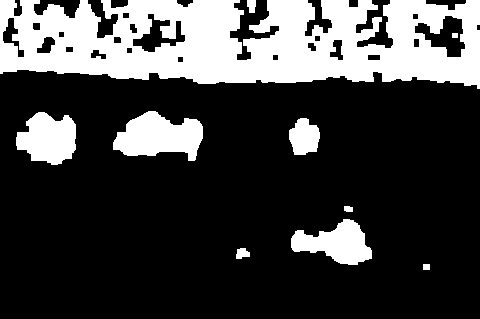
//> input picture src/ApplicationProgrammingCookbook_2nd/images/binaryGroup.bmp, 480 x 319 px
$ ./blobs   (built with g++ and OpenCV 4)
//> lines starting //> are read from the running program, lines starting //| are printed output that depends on the picture; after the words box and inside, x2 and y2 are one past the last pixel; in counts of white or black regions, pixels touching at a corner belong together
### src/ApplicationProgrammingCookbook_2nd/Ch07/include/Config.h
// Preprocessor directives to set variables from values in the CMakeLists.txt files
#define DATA_FOLDER "D:/git/ocv2.4.10_app/src/ApplicationProgrammingCookbook_2nd/Ch07/../data"
#define TRAIN_FOLDER "D:/git/ocv2.4.10_app/src/ApplicationProgrammingCookbook_2nd/Ch07/../train_images"
#define IMAGE_FOLDER "D:/git/ocv2.4.10_app/src/ApplicationProgrammingCookbook_2nd/Ch07/../images"
#define TEMPLATE_FOLDER "D:/git/ocv2.4.10_app/src/ApplicationProgrammingCookbook_2nd/Ch07/../templates"

### src/ApplicationProgrammingCookbook_2nd/Ch07/blobs.cpp
// [17 lines of licence text are left out]

#include <iostream>
#include <vector>
#include <opencv2/core/core.hpp>
#include <opencv2/imgproc/imgproc.hpp>
#include <opencv2/highgui/highgui.hpp>

#include "Config.h"

int main()
{
	// Read input binary image
	cv::Mat image= cv::imread(IMAGE_FOLDER "/binaryGroup.bmp",0);
//> image: 319 rows x 480 cols, CV_8UC1; 25.7% white; 10 white regions
	if (!image.data)
		return 0;

	cv::namedWindow("Binary Image");
	cv::imshow("Binary Image",image);

	// Get the contours of the connected components
    std::vector<std::vector<cv::Point> > contours;
	cv::findContours(image,
		contours, // a vector of contours
		CV_RETR_EXTERNAL, // retrieve the external contours
		CV_CHAIN_APPROX_NONE); // retrieve all pixels of each contours
//> contours = 9 contours; largest, box (x1, y1, x2, y2) and area: (0, 0, 480, 89) 32868, (113, 111, 203, 161) 2824, (16, 112, 76, 165) 2204, (291, 219, 372, 265) 2044, (289, 118, 320, 155) 804

	// Print contours' length
	std::cout << "Contours: " << contours.size() << std::endl;
//| Contours: 9
    std::vector<std::vector<cv::Point> >::const_iterator itContours= contours.begin();
	for ( ; itContours!=contours.end(); ++itContours) {

		std::cout << "Size: " << itContours->size() << std::endl;
	}
//> this loop made 9 passes
//| Size: 22
//| Size: 41
//| Size: 220
//| Size: 24
//| Size: 111
//| Size: 197
//| Size: 245
//| Size: 38
//> (output is shown up to pass 8 of 9)

	// draw black contours on white image
	cv::Mat result(image.size(),CV_8U,cv::Scalar(255));
	cv::drawContours(result,contours,
		-1, // draw all contours
		cv::Scalar(0), // in black
		2); // with a thickness of 2
//> result: 319 rows x 480 cols, CV_8UC1; 94.3% white; 9 black regions

	cv::namedWindow("Contours");
	cv::imshow("Contours",result);

	// Eliminate too short or too long contours
	int cmin= 50;  // minimum contour length
	int cmax= 1000; // maximum contour length
    std::vector<std::vector<cv::Point> >::iterator itc= contours.begin();
	while (itc!=contours.end()) {

		if (itc->size() < cmin || itc->size() > cmax)
			itc= contours.erase(itc);
		else
			++itc;
	}
//> after the loop, contours = 4 contours; box (x1, y1, x2, y2) and area: (113, 111, 203, 161) 2824, (16, 112, 76, 165) 2204, (291, 219, 372, 265) 2044, (289, 118, 320, 155) 804

	// draw contours on the original image
	cv::Mat original= cv::imread(IMAGE_FOLDER "/group.jpg");
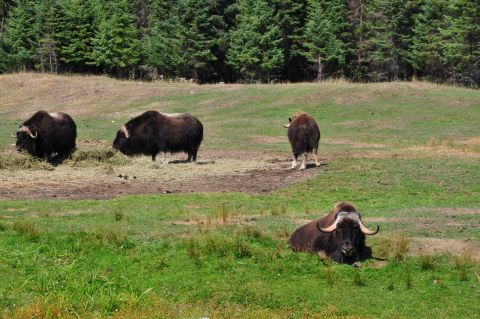
//> input picture src/ApplicationProgrammingCookbook_2nd/images/group.jpg, 480 x 319 px
//> original is the input picture: 319 rows x 480 cols, CV_8UC3; mean B, G, R 69.4, 113.6, 107.3
	// image is resize for book printing
	cv::resize(original, original, cv::Size(), 0.7, 0.7);
//> original: 223 rows x 336 cols, CV_8UC3

	cv::drawContours(original,contours,
		-1, // draw all contours
		cv::Scalar(255,255,255), // in white
		2); // with a thickness of 2
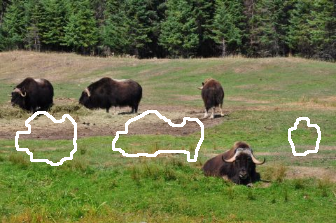
//> original: 223 rows x 336 cols, CV_8UC3; mean B, G, R 73.2, 116.4, 109.9

	cv::namedWindow("Contours on Animals");
	cv::imshow("Contours on Animals",original);

	// Let's now draw black contours on white image
	result.setTo(cv::Scalar(255));
//> result: 319 rows x 480 cols, CV_8UC1; every value is 255
	cv::drawContours(result,contours,
		-1, // draw all contours
		 0, // in black
		 1); // with a thickness of 1
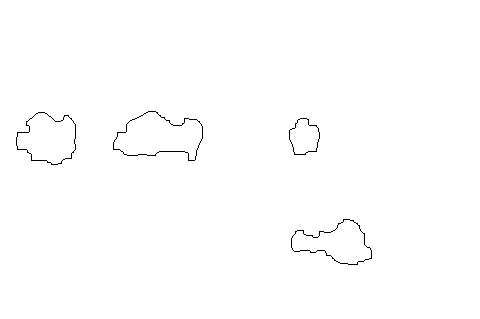
//> result: 319 rows x 480 cols, CV_8UC1; 99.5% white; black in thin lines or dots, all inside (x1, y1, x2, y2) = (16, 111, 372, 265)

	image= cv::imread(IMAGE_FOLDER "/binaryGroup.bmp",0);

	// testing the bounding box
	cv::Rect r0= cv::boundingRect(contours[0]);
//> r0 = Rect(291, 219, 81, 46)
	// draw the rectangle
	cv::rectangle(result,r0, 0, 2);

	// testing the enclosing circle
	float radius;
	cv::Point2f center;
	cv::minEnclosingCircle(contours[1],center,radius);
//> center = Point(302.9, 137); radius = 19.22
	// draw the cricle
    cv::circle(result,center,static_cast<int>(radius), 0, 2);

	// testing the approximate polygon
	std::vector<cv::Point> poly;
	cv::approxPolyDP(contours[2],poly,5,true);
//> poly = contour of 12 points, box (x1, y1, x2, y2) (17, 112, 76, 165), area 2194
	// draw the polygon
	cv::polylines(result, poly, true, 0, 2);

	std::cout << "Polygon size: " << poly.size() << std::endl;
//| Polygon size: 12

	// testing the convex hull
	std::vector<cv::Point> hull;
	cv::convexHull(contours[3],hull);
//> hull = contour of 16 points, box (x1, y1, x2, y2) (113, 111, 203, 161), area 3410
	// draw the polygon
	cv::polylines(result, hull, true, 0, 2);
//> result: 319 rows x 480 cols, CV_8UC1; 98.2% white; 4 black regions, box (x1, y1, x2, y2) and area: (290, 218, 373, 266) 909, (112, 110, 204, 162) 786, (16, 111, 77, 166) 616, (283, 117, 324, 158) 430

	std::vector<cv::Vec4i> defects;
//	cv::convexityDefects(contours[3], hull, defects);

	// testing the moments

	// iterate over all contours
	itc= contours.begin();
	while (itc!=contours.end()) {

		// compute all moments
		cv::Moments mom= cv::moments(*itc++);

		// draw mass center
		cv::circle(result,
			// position of mass center converted to integer
			cv::Point(mom.m10/mom.m00,mom.m01/mom.m00),
			2,cv::Scalar(0),2); // draw black dot
	}
//> this loop made 4 passes
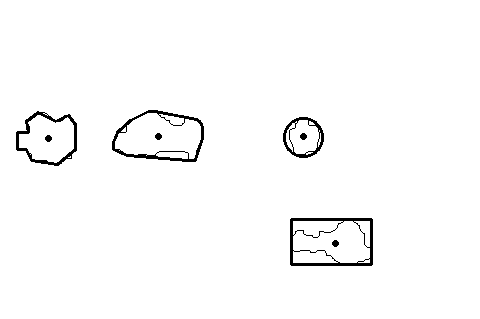
//> result: 319 rows x 480 cols, CV_8UC1; 98.1% white; 8 black regions

	cv::namedWindow("Some Shape descriptors");
	cv::imshow("Some Shape descriptors",result);

	// New call to findContours but with CV_RETR_LIST flag
	image= cv::imread(IMAGE_FOLDER "/binaryGroup.bmp",0);

	// Get the contours of the connected components
	cv::findContours(image,
		contours, // a vector of contours
		CV_RETR_LIST, // retrieve the external and internal contours
		CV_CHAIN_APPROX_NONE); // retrieve all pixels of each contours
//> contours = 30 contours; largest, box (x1, y1, x2, y2) and area: (0, 0, 480, 89) 32868, (113, 111, 203, 161) 2824, (16, 112, 76, 165) 2204, (291, 219, 372, 265) 2044, (414, 15, 466, 58) 1152

	// draw black contours on white image
	result.setTo(255);
	cv::drawContours(result,contours,
	   -1,  // draw all contours
		0,  // in black
		2); // with a thickness of 2
//> result: 319 rows x 480 cols, CV_8UC1; 92% white; 23 black regions
	cv::namedWindow("All Contours");
	cv::imshow("All Contours",result);

	// get a MSER image
	cv::Mat components;
	components= cv::imread(IMAGE_FOLDER "/marais.jpg",0);
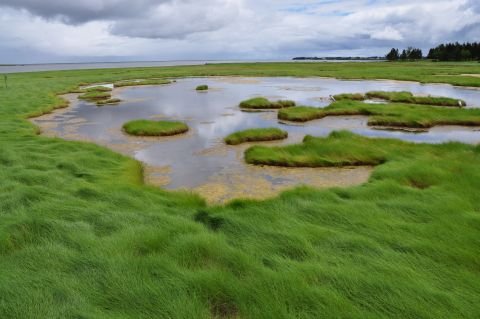
//> input picture src/ApplicationProgrammingCookbook_2nd/images/marais.jpg, 480 x 319 px
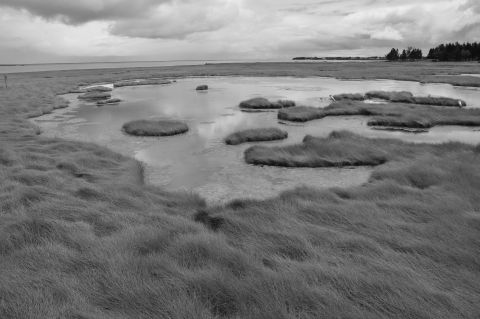
//> components: 319 rows x 480 cols, CV_8UC1; min 6, max 239, mean 122.7

	// create a binary version
	components= components==255;
//> components: 319 rows x 480 cols, CV_8UC1; every value is 0
	// open the image (white background)
	cv::morphologyEx(components,components,cv::MORPH_OPEN,cv::Mat(),cv::Point(-1,-1),3);

	cv::namedWindow("MSER image");
	cv::imshow("MSER image",components);

	contours.clear();
//> contours = 0 contours
	//invert image (background must be black)
	cv::Mat componentsInv= 255-components;
	// Get the contours of the connected components
	cv::findContours(componentsInv,
		contours, // a vector of contours
		CV_RETR_EXTERNAL, // retrieve the external contours
		CV_CHAIN_APPROX_NONE); // retrieve all pixels of each contours
//> contours = 1 contour; box (x1, y1, x2, y2) and area: (0, 0, 480, 319) 152322

	// white image
	cv::Mat quadri(components.size(),CV_8U,255);

	// for all contours
    std::vector<std::vector<cv::Point> >::iterator it= contours.begin();
	while (it!= contours.end()) {
		poly.clear();
		// approximate contour by polygon
		cv::approxPolyDP(*it,poly,5,true);

		// do we have a quadrilateral?
		if (poly.size()==4) {
	        // draw it
			cv::polylines(quadri, poly, true, 0, 2);
		}

		++it;
	}
//> this loop made 1 pass
//> poly on pass 1: 4 Points (x, y): [0, 0], [0, 318], [479, 318], [479, 0]
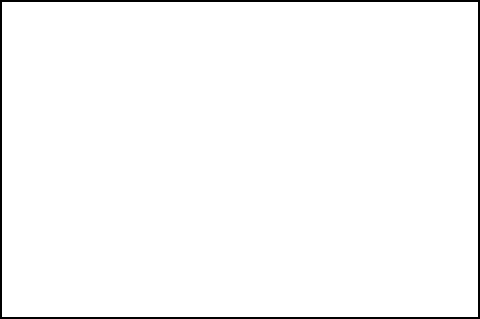
//> quadri: 319 rows x 480 cols, CV_8UC1; 97.9% white; 1 black region, box (x1, y1, x2, y2) and area: (0, 0, 480, 319) 3180

	cv::namedWindow("MSER quadrilateral");
	cv::imshow("MSER quadrilateral",quadri);

	cv::waitKey();
	return 0;
}
